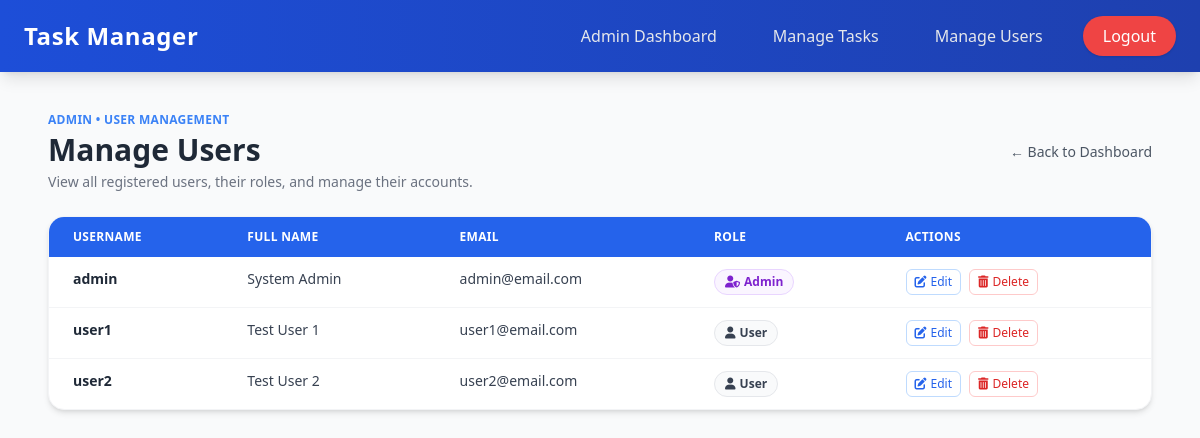
Page /admin/manage_users.php (signed in) on the committed database.
### tables this page shows
CREATE TABLE `users` (
  `id` int(6) UNSIGNED NOT NULL,
  `username` varchar(50) NOT NULL,
  `email` varchar(100) NOT NULL,
  `password` varchar(255) NOT NULL,
  `role` enum('user','admin') DEFAULT 'user',
  `created_at` timestamp NOT NULL DEFAULT current_timestamp(),
  `name` varchar(255) DEFAULT NULL
);

### admin/manage_users.php (the view, shortened to what this page needs)
<?php
include('../includes/db.php');
$sql    = "SELECT * FROM users";
$result = $conn->query($sql);
?>
<!DOCTYPE html>
<html lang="en">
<head>
    <script src="https://cdn.tailwindcss.com"></script>
    <link rel="stylesheet"
          href="https://cdnjs.cloudflare.com/ajax/libs/font-awesome/6.0.0-beta3/css/all.min.css">
</head>
<body class="bg-gray-50 min-h-screen">
    <?php include('../includes/navbar.php'); ?>
    <div class="max-w-6xl mx-auto px-6 pb-12">
        <header class="pt-10 pb-6 flex flex-col gap-3 sm:flex-row sm:items-center sm:justify-between">
            <div>
                <p class="text-xs uppercase tracking-wide text-blue-500 font-semibold mb-1">
                    Admin • User Management
                </p>
                <h1 class="text-2xl sm:text-3xl font-bold text-gray-800">
                    Manage Users
                </h1>
                <p class="text-sm text-gray-500 mt-1">
                    View all registered users, their roles, and manage their accounts.
                </p>
            </div>
            <a href="dashboard.php"
               class="inline-flex items-center gap-2 text-sm text-gray-600 hover:text-gray-800">
                ← Back to Dashboard
            </a>
        </header>
        <div class="bg-white shadow-md rounded-2xl border border-gray-100 overflow-hidden">
            <div class="overflow-x-auto">
                <table class="min-w-full text-sm text-left">
                    <thead class="bg-blue-600 text-white text-xs uppercase tracking-wide">
                        <tr>
                            <th class="py-3 px-4 sm:px-6">Username</th>
                            <th class="py-3 px-4 sm:px-6">Full Name</th>
                            <th class="py-3 px-4 sm:px-6">Email</th>
                            <th class="py-3 px-4 sm:px-6">Role</th>
                            <th class="py-3 px-4 sm:px-6">Actions</th>
                        </tr>
                    </thead>
                    <tbody class="divide-y divide-gray-100">
                        <?php if ($result && $result->num_rows > 0): ?>
                            <?php while ($row = $result->fetch_assoc()): ?>
                                <?php
                                    $user_id   = (int) $row['id'];
                                    $username  = htmlspecialchars($row['username']);
                                    $full_name = htmlspecialchars($row['name']);
                                    $email     = htmlspecialchars($row['email']);
                                    $role      = htmlspecialchars($row['role']);
                                ?>
                                <tr class="hover:bg-gray-50">
                                    <td class="py-3 px-4 sm:px-6 align-top font-semibold text-gray-800">
                                        <?= $username; ?>
                                    </td>
                                    <td class="py-3 px-4 sm:px-6 align-top text-gray-700">
                                        <?= $full_name ?: '—'; ?>
                                    </td>
                                    <td class="py-3 px-4 sm:px-6 align-top text-gray-700">
                                        <?= $email; ?>
                                    </td>
                                    <td class="py-3 px-4 sm:px-6 align-top">
                                        <span class="inline-flex items-center px-2.5 py-1 rounded-full border text-xs font-semibold
                                            <?= $role === 'admin'
                                                ? 'bg-purple-50 text-purple-700 border-purple-200'
                                                : 'bg-gray-50 text-gray-700 border-gray-200'; ?>">
                                            <i class="fas <?= $role === 'admin' ? 'fa-user-shield' : 'fa-user'; ?> mr-1"></i>
                                            <?= ucfirst($role); ?>
                                        </span>
                                    </td>
                                    <td class="py-3 px-4 sm:px-6 align-top">
                                        <div class="flex flex-wrap items-center gap-2 text-xs">
                                            <a href="edit_user.php?id=<?= $user_id; ?>"
                                               class="inline-flex items-center gap-1 px-2 py-1 rounded-md border border-blue-200 text-blue-600 hover:bg-blue-50">
                                                <i class="fas fa-edit"></i>
                                                Edit
                                            </a>
                                            <a href="delete_user.php?delete=<?= $user_id; ?>"
                                               onclick="return confirm('Are you sure you want to delete this user?');"
                                               class="inline-flex items-center gap-1 px-2 py-1 rounded-md border border-red-200 text-red-600 hover:bg-red-50">
                                                <i class="fas fa-trash-alt"></i>
                                                Delete
                                            </a>
                                        </div>
                                    </td>
                                </tr>
                            <?php endwhile; ?>
                        <?php endif; ?>
                    </tbody>
                </table>
            </div>
        </div>
    </div>
</body>
</html>

### rows in the picture
users: username "admin", name "System Admin", email "admin@email.com", role "Admin"
users: username "user1", name "Test User 1", email "user1@email.com", role "User"
users: username "user2", name "Test User 2", email "user2@email.com", role "User"
